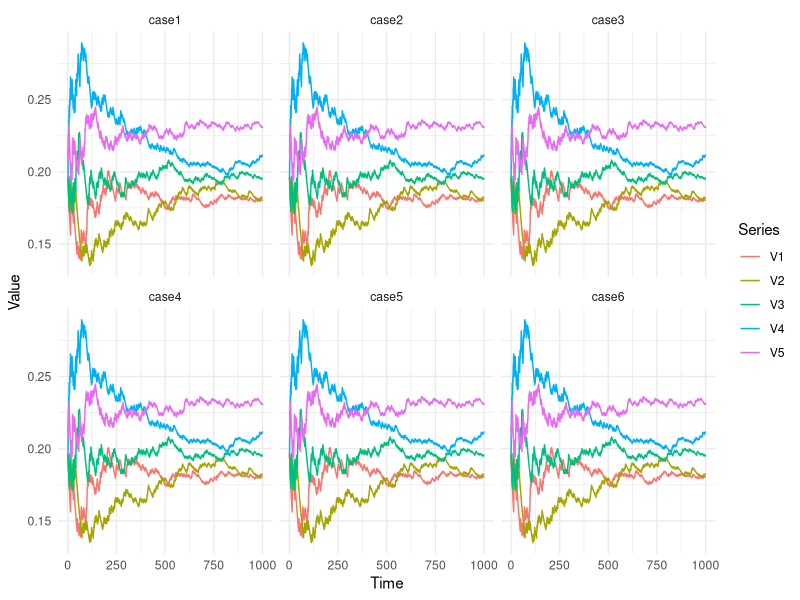
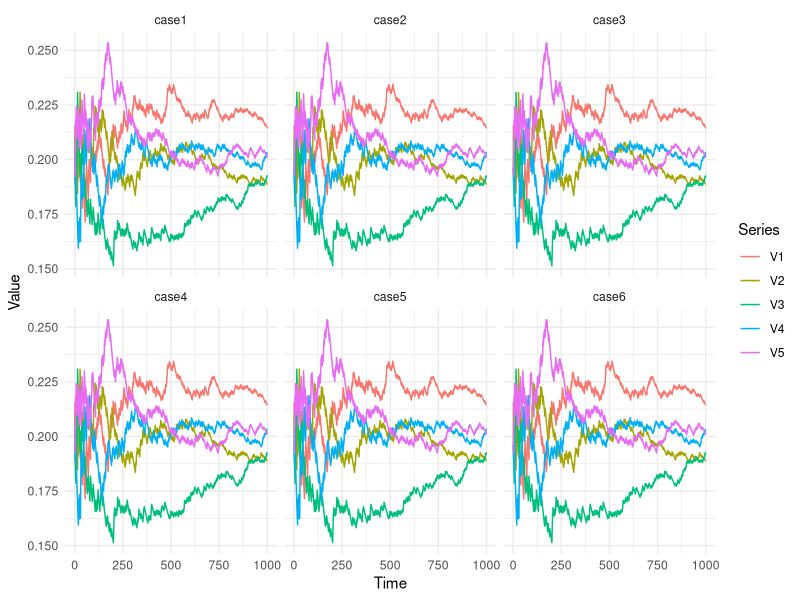

Write R code to recreate these figures, in order.
# code for picture 1
# picture 1

# Have to repeat 6 times

m=50
l=5
x_0=c(10,10,10,10,10)/m
y_0=x_0*m
mat=matrix(0,nrow=1e3,ncol=l)
temp=1
samp=sample(1:5,1e3,replace = TRUE)
for(i in samp){
  y_0[i]=y_0[i]+1
  mat[temp,]=y_0/(m+temp)
  temp=temp+1
}

head(mat)
mat1=mat
mat2=mat
mat3=mat
mat4=mat
mat5=mat
mat6=mat

install.packages("ggplot2")
install.packages("dplyr")
install.packages("tidyr")


library(ggplot2)

library(dplyr)
library(tidyr)

# Assume mat1 to mat6 already exist and are 1000 x 6 matrices

# Create a list of matrices
mat_list <- list(mat1, mat2, mat3, mat4, mat5, mat6)
names(mat_list) <- paste0("case", 1:6)

# Convert to long data frame
long_data <- lapply(seq_along(mat_list), function(i) {
  mat <- mat_list[[i]]
  df <- as.data.frame(mat[, 1:5])  # Use only columns 1 to 5
  df$Time <- 1:nrow(df)
  df_long <- pivot_longer(df, cols = 1:5, names_to = "Series", values_to = "Value")
  df_long$Matrix <- names(mat_list)[i]
  return(df_long)
}) %>% bind_rows()

# Plot using ggplot
ggplot(long_data, aes(x = Time, y = Value, color = Series)) +
  geom_line() +
  facet_wrap(~ Matrix, nrow = 2, ncol = 3) +
  theme_minimal() +
  labs(x = "Time", y = "Value")



mat_list <- list(mat1, mat2, mat3, mat4, mat5, mat6)
row_list_list <- lapply(mat_list, function(mat) as.list(mat[1000, ]))
names(row_list_list) <- paste0("mat", 1:length(mat_list))


                        

# code for picture 2

# picture 2 
# for lambda=0.25
lambda=0.25
u=matrix(0,nrow=l,ncol=l)

for(i in 1:l){
  for(j in 1:l){
    if(i==j){
      u[i,j]=1
    }else if(j==i-1 || j==i+1){
      u[i,j]=lambda
    }else{
      u[i,j]=0
    }
  }
}
u
m=50
l=5
x_0=c(10,10,10,10,10)/m
y_0=x_0*m
mat=matrix(0,nrow=1e3,ncol=l)
temp=1

samp=sample(1:5,1e3,replace=TRUE)
temp=1

for(i in samp){
  vec=u[i,]*y_0/(m+temp-1)
  index=which.max(vec)
  y_0[index]=y_0[index]+1
  mat[temp,]=y_0/(m+temp)
  temp=temp+1
}

mat1=mat
mat2=mat
mat3=mat
mat4=mat
mat5=mat
mat6=mat

library(ggplot2)

library(dplyr)
library(tidyr)

# Assume mat1 to mat6 already exist and are 1000 x 6 matrices

# Create a list of matrices
mat_list <- list(mat1, mat2, mat3, mat4, mat5, mat6)
names(mat_list) <- paste0("case", 1:6)

# Convert to long data frame
long_data <- lapply(seq_along(mat_list), function(i) {
  mat <- mat_list[[i]]
  df <- as.data.frame(mat[, 1:5])  # Use only columns 1 to 5
  df$Time <- 1:nrow(df)
  df_long <- pivot_longer(df, cols = 1:5, names_to = "Series", values_to = "Value")
  df_long$Matrix <- names(mat_list)[i]
  return(df_long)
}) %>% bind_rows()

# Plot using ggplot
ggplot(long_data, aes(x = Time, y = Value, color = Series)) +
  geom_line() +
  facet_wrap(~ Matrix, nrow = 2, ncol = 3) +
  theme_minimal() +
  labs(x = "Time", y = "Value")

mat_list <- list(mat1, mat2, mat3, mat4, mat5, mat6)
row_list_list <- lapply(mat_list, function(mat) as.list(mat[1000, ]))
names(row_list_list) <- paste0("mat", 1:length(mat_list))

# code for picture 3 
# same as above just put x_0=c(5,5,5,10,25)/m
                        

                        
